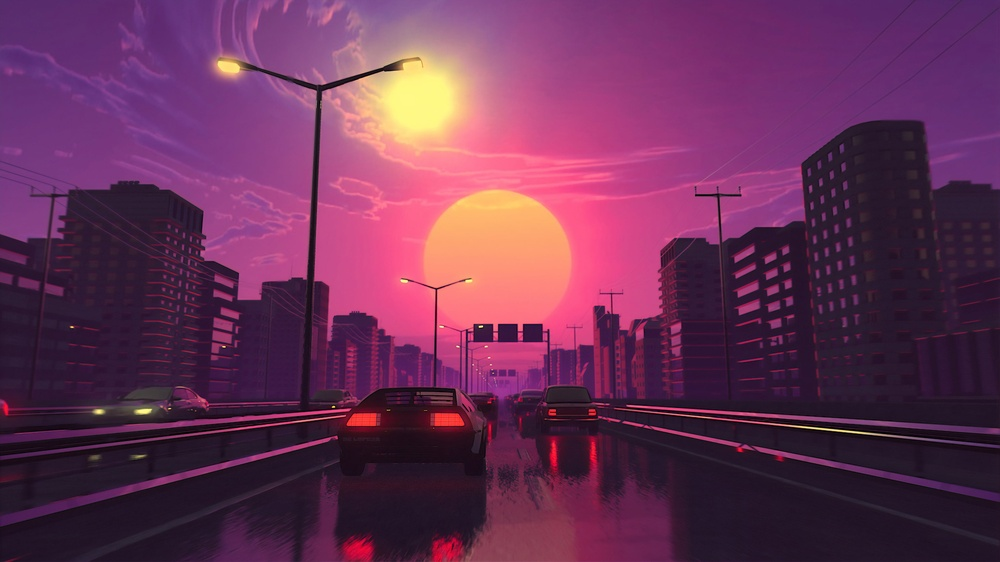
#> input picture Bit_slicing/auto.jpg, 1000 x 562 px, shrunk from 3840 x 2160 before the run
$ python pragyan_bit_slicing.py
#> lines starting #> are read from the running program, lines starting #| are printed output that depends on the picture; after the words box and inside, x2 and y2 are one past the last pixel; in counts of white or black regions, pixels touching at a corner belong together
import cv2
import numpy as np
import matplotlib.pyplot as plt

img = cv2.imread('./auto.jpg', cv2.IMREAD_GRAYSCALE)
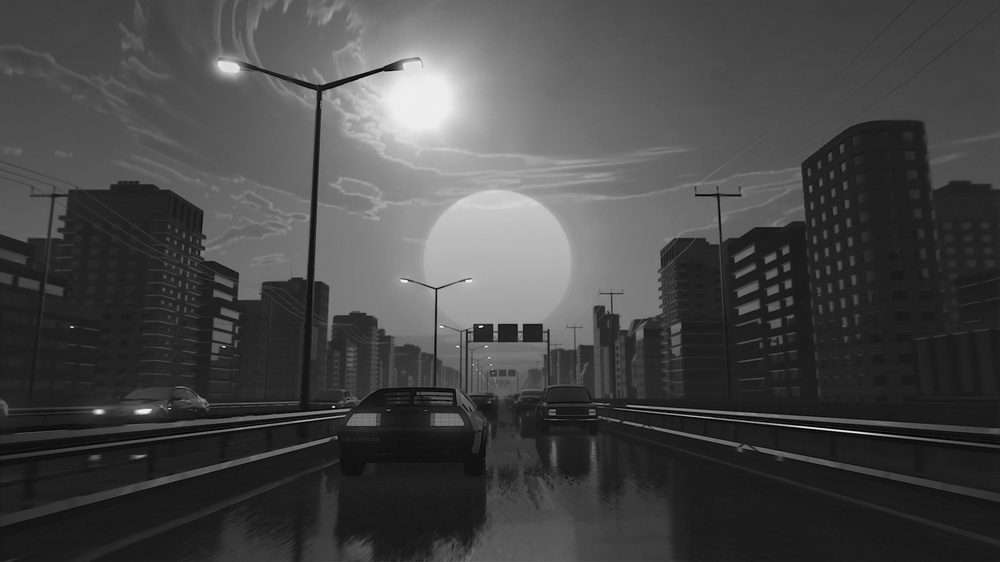
#> img: shape (562, 1000); min 0, max 247, mean 70.4


if img is None:
    raise FileNotFoundError("Image not found!")

bit_planes = []
for i in range(8):
    bit_plane = cv2.bitwise_and(img, (1 << i))
    bit_plane = np.where(bit_plane > 0, 255, 0).astype(np.uint8)
    bit_planes.append(bit_plane)
#> this loop made 8 passes
#> pass 1, `bit_plane = cv2.bitwise_and(img, (1 << i))`:
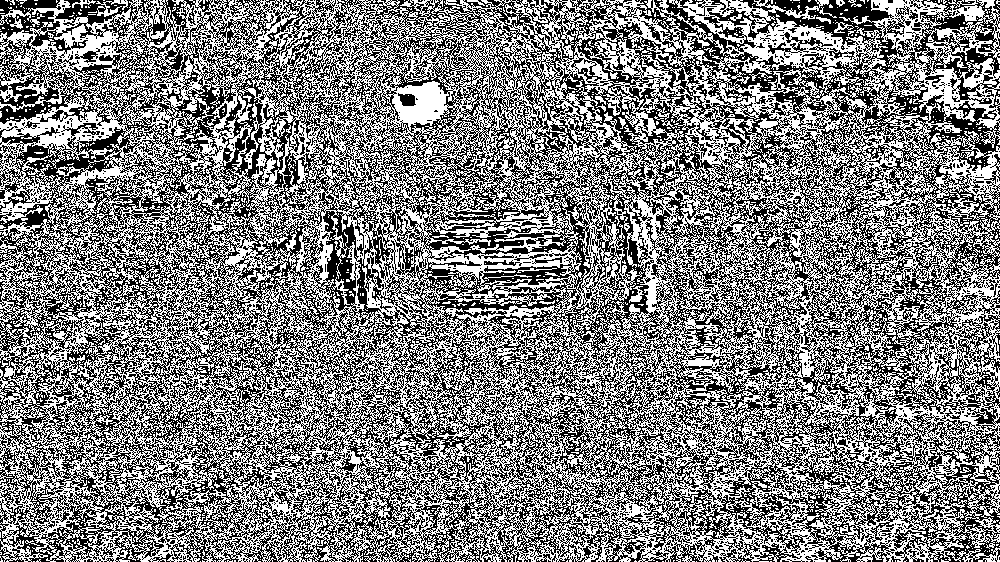
#> bit_plane: shape (562, 1000); values 0 (black) and 1 (white), 50.1% white; black in thin lines or dots
#> pass 2, `bit_plane = cv2.bitwise_and(img, (1 << i))`:
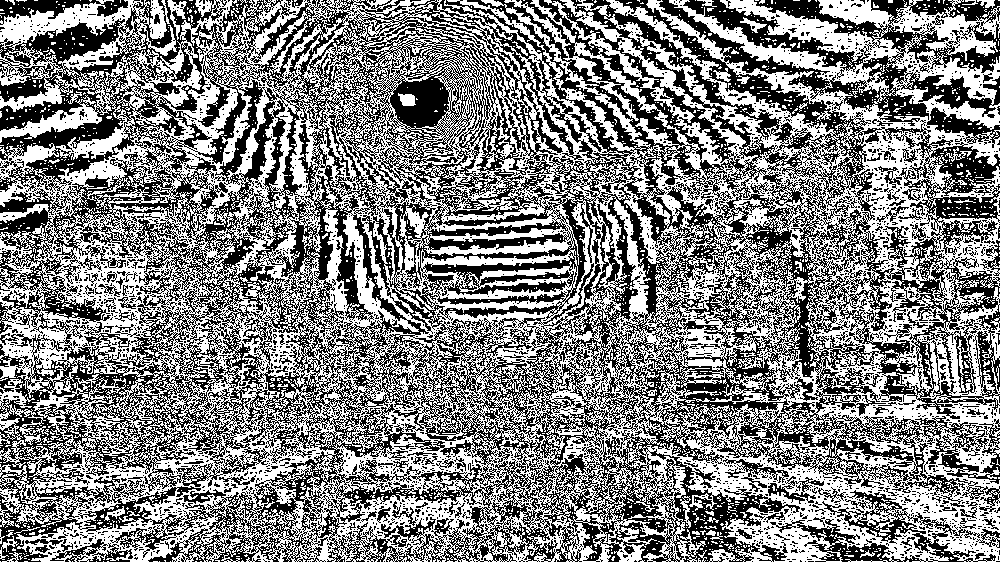
#> bit_plane: shape (562, 1000); values 0 (black) and 2 (white), 50.9% white; 3381 black regions (3241 under 20 px), largest, box (x1, y1, x2, y2) and area: (0, 0, 1000, 562) 251543, (770, 490, 996, 562) 4052, (0, 0, 128, 25) 1363
#> after the loop, bit_planes = 8 items

plt.figure(figsize=(12, 6))
plt.subplot(3, 3, 1)
plt.imshow(img, cmap='gray')
plt.title('Original Image')
plt.axis('off')

for i in range(8):
    plt.subplot(3, 3, i+2)
    plt.imshow(bit_planes[i], cmap='gray')
    plt.title(f'Bit Plane {i}')
    plt.axis('off')

plt.tight_layout()
plt.show()
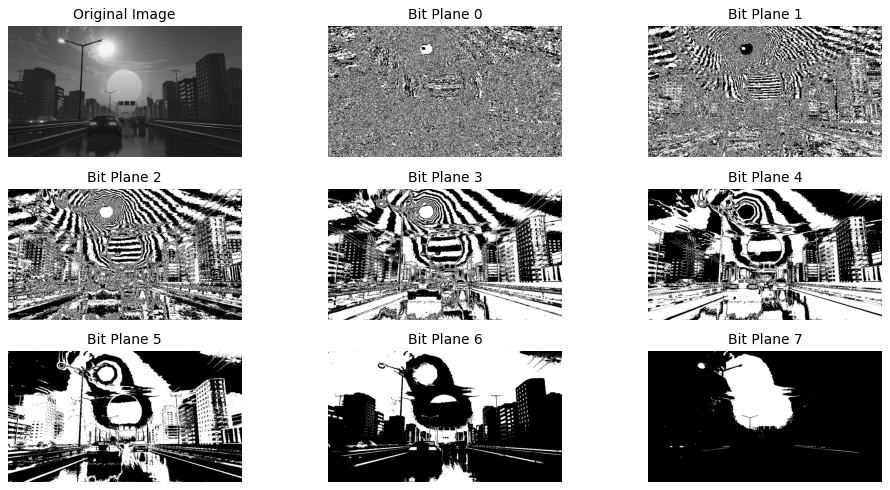
#> figure drawn by matplotlib, 9 panels
